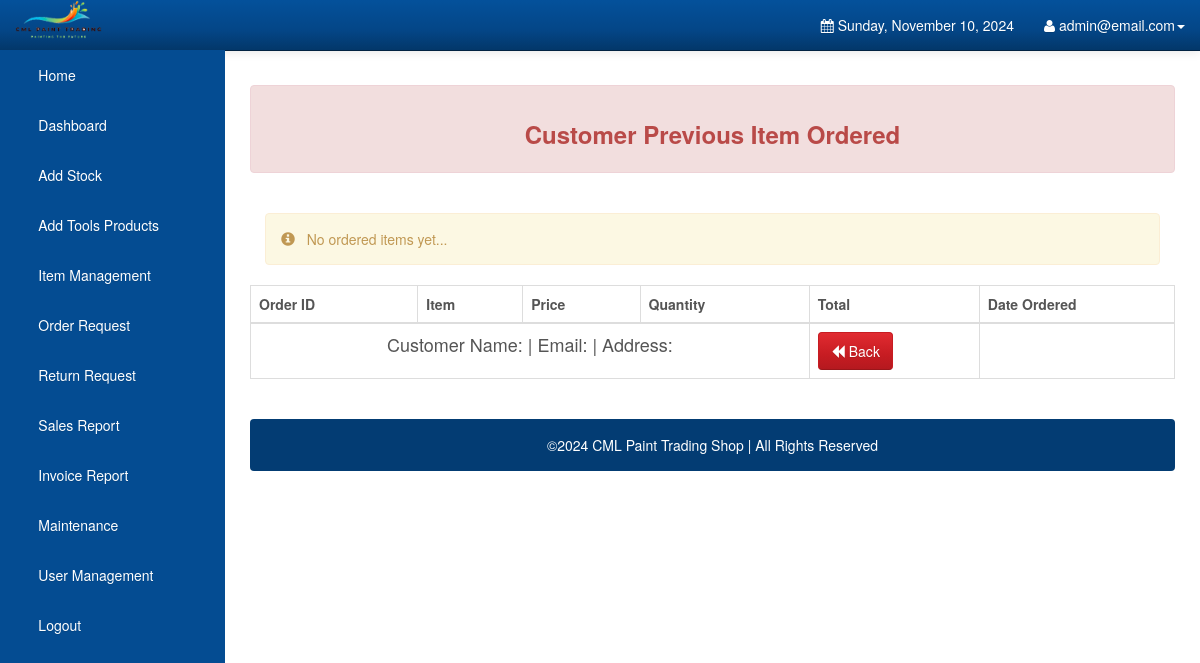
The app's page /Admin/previous_orders.php?previous_id=61 (signed in), older data.
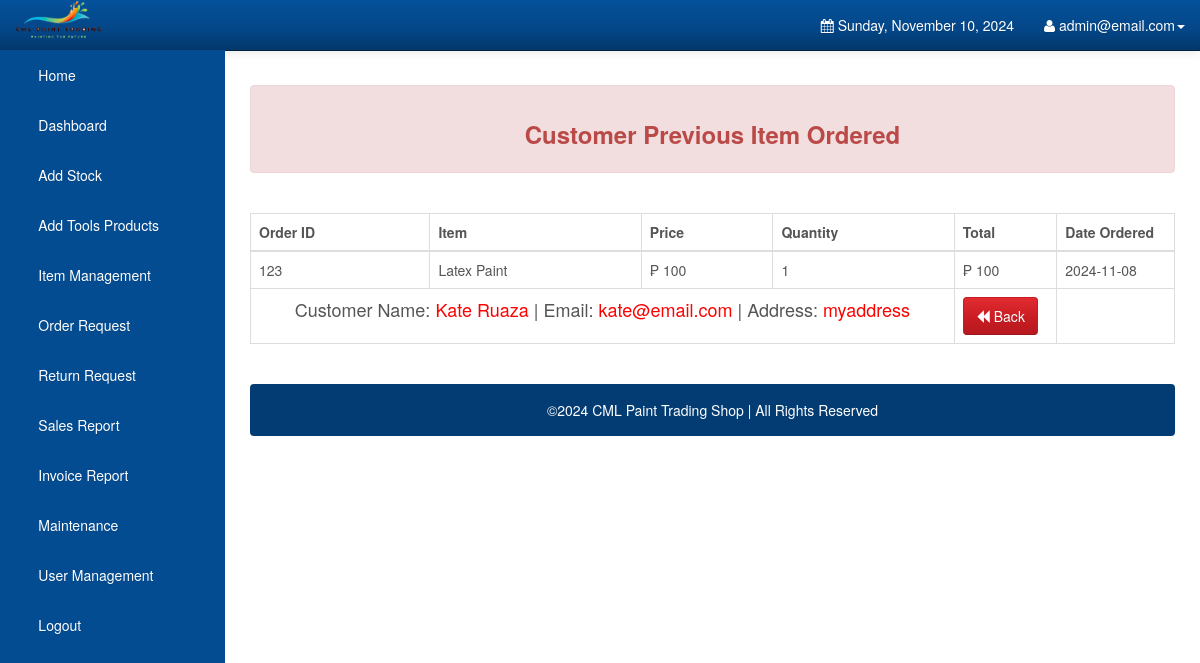
The same page, newer data.
### tables this page shows
CREATE TABLE `orderdetails` (
  `order_id` int(10) UNSIGNED NOT NULL,
  `user_id` int(11) NOT NULL DEFAULT 0,
  `order_name` varchar(1000) NOT NULL DEFAULT '',
  `order_price` double NOT NULL DEFAULT 0,
  `order_quantity` int(10) UNSIGNED NOT NULL DEFAULT 0,
  `order_total` double NOT NULL DEFAULT 0,
  `order_status` varchar(45) NOT NULL DEFAULT '',
  `order_date` date DEFAULT NULL,
  `order_pick_up` datetime(6) DEFAULT NULL,
  `order_pick_place` enum('Quezon City','Caloocan','Valenzuela','San Jose de Monte') DEFAULT NULL,
  `gl` enum('Gallon','Liter') DEFAULT NULL,
  `payment_id` int(11) DEFAULT NULL,
  `product_id` int(11) DEFAULT NULL
);

CREATE TABLE `users` (
  `user_id` int(11) NOT NULL,
  `user_email` varchar(1000) NOT NULL,
  `user_password` varchar(1000) NOT NULL,
  `user_firstname` varchar(1000) NOT NULL,
  `user_lastname` varchar(1000) NOT NULL,
  `user_address` varchar(1000) NOT NULL,
  `user_mobile` varchar(255) NOT NULL,
  `type` enum('Admin','Customer','Cashier') DEFAULT NULL
);

### Admin/previous_orders.php (the view, shortened to what this page needs)
<?php
require_once 'config.php';
if (isset($_GET['previous_id']) && !empty($_GET['previous_id'])) {
    $view_id = $_GET['previous_id'];
    $stmt_edit = $DB_con->prepare('SELECT users.*, orderdetails.* FROM users INNER JOIN orderdetails ON users.user_id = orderdetails.user_id WHERE orderdetails.payment_id = :previous_id');
    $stmt_edit->execute(array(':previous_id' => $view_id));
    $edit_row = $stmt_edit->fetch(PDO::FETCH_ASSOC);
    extract($edit_row);
    $_user_firstname = $edit_row['user_firstname'];
    $_user_lastname = $edit_row['user_lastname'];
    $_user_address = $edit_row['user_address'];
    $_user_email = $edit_row['user_email'];
} else {
    header("Location: customers.php");
    exit;
}
?>
<!DOCTYPE html>
<html lang="en">
<head>
    <link rel="stylesheet" type="text/css" href="bootstrap/css/bootstrap.min.css" />
    <link rel="stylesheet" type="text/css" href="font-awesome/css/font-awesome.min.css" />
    <link rel="stylesheet" type="text/css" href="css/local.css" />
</head>
<body>
<div id="wrapper">
    <?php include('navigation.php'); ?>
    <div id="page-wrapper">
        <div class="alert alert-danger">
            <center><h3><strong>Customer Previous Item Ordered</strong></h3></center>
        </div>
        <br />
        <div class="table-responsive">
            <table class="display table table-bordered" id="example" cellspacing="0" width="100%">
                <thead>
                <tr>
                    <th>Order ID</th>
                    <th>Item</th>
                    <th>Price</th>
                    <th>Quantity</th>
                    <th>Total</th>
                    <th>Date Ordered</th>
                </tr>
                </thead>
                <tbody>
                <?php
                $stmt = $DB_con->prepare("SELECT * FROM orderdetails WHERE order_id = :order_id AND (order_status = 'Verification' OR order_status = 'Pending')");
                $stmt->bindParam(':order_id', $order_id, PDO::PARAM_INT);
                $stmt->execute();
                if($stmt->rowCount() > 0) {
                    while($row = $stmt->fetch(PDO::FETCH_ASSOC)) {
                        ?>
                        <tr>
                            <td><?php echo $row['order_id']; ?></td>
                            <td><?php echo $row['order_name']; ?></td>
                            <td>&#8369; <?php echo $row['order_price']; ?> </td>
                            <td><?php echo $row['order_quantity']; ?></td>
                            <td>&#8369; <?php echo $row['order_total']; ?></td>
                            <td><?php echo $row['order_date']; ?></td>
                        </tr>
                        <?php
                    }
                } else {
                    ?>
                    <div class="col-xs-12">
                        <div class="alert alert-warning">
                            <span class="glyphicon glyphicon-info-sign"></span> &nbsp; No ordered items yet...
                        </div>
                    </div>
                    <?php
                }
                echo "<tr>";
                echo "<td colspan='4' align='center' style='font-size:18px;'>"."Customer Name: <span style='color:red;'>{$_user_firstname} {$_user_lastname}</span> | Email: <span style='color:red;'>{$_user_email}</span> | Address: <span style='color:red;'>{$_user_address}</span>";
                echo "</td>";
                echo "<td><a class='btn btn-danger' href='customers.php'><span class='glyphicon glyphicon-backward'></span> Back</a></td>";
                echo "</tr>";
                echo "</tbody>";
                echo "</table>";
                echo "</div>";
                echo "<br />";
                echo '<div class="alert alert-default" style="background-color:#033c73;">
                        <p style="color:white;text-align:center;">
                        &copy;2024 CML Paint Trading Shop | All Rights Reserved
                        </p>
                      </div>';
                ?>
        </div>
    </div>
</body>
</html>

### Admin/navigation.php (shortened to what this page needs)
<nav class="navbar navbar-inverse navbar-fixed-top" role="navigation">
    <div class="navbar-header">
        <img class="logo-custom" src="../assets/img/logo.png" alt="" style="height: 40px; margin-left: 15px;" />
    </div>
    <div class="collapse navbar-collapse navbar-ex1-collapse">
        <ul class="nav navbar-nav side-nav">
            <li id="nav_home"><a href="index.php"> &nbsp; &nbsp; &nbsp; Home</a></li>
            <li id="nav_dashboard"><a href="orderdetails.php"> &nbsp; &nbsp; &nbsp; Dashboard</a></li>
            <li id="nav_add_stock"><a data-toggle="modal" data-target="#uploadModal"> &nbsp; &nbsp; &nbsp; Add Stock</a></li>
            <li id="nav_add_tools"><a data-toggle="modal" data-target="#uploadItems"> &nbsp; &nbsp; &nbsp; Add Tools Products</a></li>
            <li id="nav_item_management"><a href="items.php"> &nbsp; &nbsp; &nbsp; Item Management</a></li>
            <li id="nav_order_request"><a href="customers.php"> &nbsp; &nbsp; &nbsp; Order Request</a></li>
            <li id="nav_return_request"><a href="manage_return.php"> &nbsp; &nbsp; &nbsp; Return Request</a></li>
            <li id="nav_sales_report"><a href="salesreport.php"> &nbsp; &nbsp; &nbsp; Sales Report</a></li>
            <li id="nav_invoice_report"><a href="invoice_report.php"> &nbsp; &nbsp; &nbsp; Invoice Report</a></li>
            <li id="nav_maintenance"><a href="maintenance.php"> &nbsp; &nbsp; &nbsp; Maintenance</a></li>
            <li id="nav_user_management"><a href="userManagement.php"> &nbsp; &nbsp; &nbsp; User Management</a></li>
            <li id="nav_logout"><a href="javascript:confirmLogout()"> &nbsp; &nbsp; &nbsp; Logout</a></li>
        </ul>
        <ul class="nav navbar-nav navbar-right navbar-user">
            <li class="dropdown messages-dropdown">
                <a href="#"><i class="fa fa-calendar"></i>  <?php
                $Today=date('y:m:d');
                $new=date('l, F d, Y',strtotime($Today));
                echo $new; ?></a>
            </li>
            <li class="dropdown user-dropdown">
                <a href="#" class="dropdown-toggle" data-toggle="dropdown"><i class="fa fa-user"></i> <?php   extract($_SESSION); echo $admin_username; ?><b class="caret"></b></a>
            </li>
        </ul>
    </div>
</nav>

### Admin/css/local.css (style rules this page uses)
#wrapper { padding-left: 0; }
#page-wrapper { width: 100%; padding: 5px 15px; }
body { font-family: "Helvetica Neue", Helvetica, Arial, sans-serif; font-size: 14px; line-height: 1.42857143; color: #555555; background-color: #ffffff; }
.btn { display: inline-block; margin-bottom: 0; font-weight: normal; text-align: center; vertical-align: middle; cursor: pointer; background-image: none; border: 1px solid transparent; white-space: nowrap; padding: 8px 12px; font-size: 14px; line-height: 1.42857143; border-radius: 4px; -webkit-user-select: none; -moz-user-select: none; -ms-user-select: none; user-select: none; }
.btn-danger { color: #ffffff; background-color: #c71c22; border-color: #c71c22; }
.navbar-inverse { background-color: #033c73; border-color: #022f5a; }
.navbar-inverse .navbar-nav > li > a { color: #ffffff; }
.navbar-inverse .navbar-collapse, .navbar-inverse .navbar-form { border-color: #022a50; }
.alert-danger { background-color: #f2dede; border-color: #eed3d7; color: #b94a48; }
.navbar { background-image: -webkit-linear-gradient(#54b4eb, #2fa4e7 60%, #1d9ce5); background-image: linear-gradient(#54b4eb, #2fa4e7 60%, #1d9ce5); background-repeat: no-repeat; filter: progid:DXImageTransform.Microsoft.gradient(startColorstr='#ff54b4eb', endColorstr='#ff1d9ce5', GradientType=0); border-bottom: 1px solid #178acc; filter: none; -webkit-box-shadow: 0 1px 10px rgba(0, 0, 0, 0.1); box-shadow: 0 1px 10px rgba(0, 0, 0, 0.1); }
.navbar .navbar-nav > li > a, .navbar-brand { text-shadow: 0 1px 0 rgba(0, 0, 0, 0.1); }
.navbar-inverse { background-image: -webkit-linear-gradient(#04519b, #044687 60%, #033769); background-image: linear-gradient(#04519b, #044687 60%, #033769); background-repeat: no-repeat; filter: progid:DXImageTransform.Microsoft.gradient(startColorstr='#ff04519b', endColorstr='#ff033769', GradientType=0); filter: none; border-bottom: 1px solid #022241; }
.btn { text-shadow: 0 1px 0 rgba(0, 0, 0, 0.1); }
.btn-danger { background-image: -webkit-linear-gradient(#e12b31, #c71c22 60%, #b5191f); background-image: linear-gradient(#e12b31, #c71c22 60%, #b5191f); background-repeat: no-repeat; filter: progid:DXImageTransform.Microsoft.gradient(startColorstr='#ffe12b31', endColorstr='#ffb5191f', GradientType=0); filter: none; border-bottom: 1px solid #9a161a; }
.clearfix:before, .clearfix:after, .container:before, .container:after, .container-fluid:before, .container-fluid:after, .row:before, .row:after, .form-horizontal .form-group:before, .form-horizontal .form-group:after, .btn-toolbar:before, .btn-toolbar:after, .btn-group-vertical > .btn-group:before, .btn-group-vertical > .btn-group:after, .nav:before, .nav:after, .navbar:before, .navbar:after, .navbar-header:before, .navbar-header:after, .navbar-collapse:before, .navbar-collapse:after, .pager:before, .pager:after, .panel-body:before, .panel-body:after, .modal-footer:before, .modal-footer:after { content: " "; display: table; }
.clearfix:after, .container:after, .container-fluid:after, .row:after, .form-horizontal .form-group:after, .btn-toolbar:after, .btn-group-vertical > .btn-group:after, .nav:after, .navbar:after, .navbar-header:after, .navbar-collapse:after, .pager:after, .panel-body:after, .modal-footer:after { clear: both; }
a { color: #2fa4e7; text-decoration: none; }
@media (min-width:768px) { #wrapper { padding-left: 225px; } }
@media (min-width:768px) { #page-wrapper { padding: 15px 25px; } }
@media (min-width:768px) { .side-nav { margin-left: -225px; left: 225px; width: 225px; position: fixed; top: 50px; height: 100%; border-radius: 0; border: none; background-color: #044C92; overflow-y: auto; } }
@media (min-width:768px) { .side-nav>li>a { width: 225px; } }
@media (min-width:768px) { .navbar-collapse { padding-left: 15px !important; padding-right: 15px !important; } }
.alert-warning { background-color: #fcf8e3; border-color: #fbeed5; color: #c09853; }

Row changes from the older to the newer data that the page shows:
added orderdetails: order_id "123", order_name "Latex Paint", order_price "100", order_quantity "1", order_total "100", order_date "2024-11-08", user.user_firstname "Kate", user.user_lastname "Ruaza", user.user_email "kate@email.com", user.user_address "myaddress"
Text that changed along with them:
text no longer shown: "No ordered items yet..."
